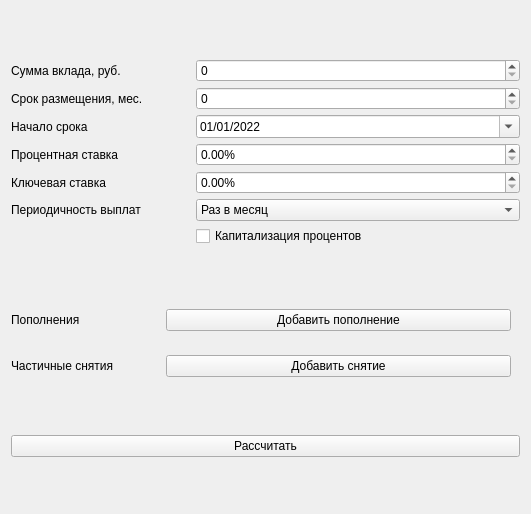
<?xml version="1.0" encoding="UTF-8"?>
<ui version="4.0">
 <class>DebitCalc</class>
 <widget class="QWidget" name="DebitCalc">
  <property name="geometry">
   <rect>
    <x>0</x>
    <y>0</y>
    <width>531</width>
    <height>514</height>
   </rect>
  </property>
  <property name="windowTitle">
   <string>Debit Calculator</string>
  </property>
  <layout class="QVBoxLayout" name="verticalLayout_3">
   <item>
    <layout class="QHBoxLayout" name="horizontalLayout">
     <item>
      <layout class="QVBoxLayout" name="verticalLayout_2">
       <property name="spacing">
        <number>5</number>
       </property>
       <property name="topMargin">
        <number>5</number>
       </property>
       <property name="bottomMargin">
        <number>5</number>
       </property>
       <item>
        <layout class="QHBoxLayout" name="horizontalLayout_2">
         <item>
          <widget class="QLabel" name="label_sum">
           <property name="sizePolicy">
            <sizepolicy hsizetype="Maximum" vsizetype="Preferred">
             <horstretch>0</horstretch>
             <verstretch>0</verstretch>
            </sizepolicy>
           </property>
           <property name="minimumSize">
            <size>
             <width>180</width>
             <height>0</height>
            </size>
           </property>
           <property name="text">
            <string>Сумма вклада, руб.</string>
           </property>
          </widget>
         </item>
         <item>
          <widget class="QDoubleSpinBox" name="doubleSpinBox_sum">
           <property name="decimals">
            <number>0</number>
           </property>
           <property name="maximum">
            <double>10000000000.000000000000000</double>
           </property>
           <property name="singleStep">
            <double>100.000000000000000</double>
           </property>
          </widget>
         </item>
        </layout>
       </item>
       <item>
        <layout class="QHBoxLayout" name="horizontalLayout_3">
         <item>
          <widget class="QLabel" name="label_2">
           <property name="sizePolicy">
            <sizepolicy hsizetype="Maximum" vsizetype="Preferred">
             <horstretch>0</horstretch>
             <verstretch>0</verstretch>
            </sizepolicy>
           </property>
           <property name="minimumSize">
            <size>
             <width>180</width>
             <height>0</height>
            </size>
           </property>
           <property name="text">
            <string>Срок размещения, мес.</string>
           </property>
          </widget>
         </item>
         <item>
          <widget class="QSpinBox" name="spinBox_duration">
           <property name="maximum">
            <number>10000</number>
           </property>
          </widget>
         </item>
        </layout>
       </item>
       <item>
        <layout class="QHBoxLayout" name="horizontalLayout_6">
         <item>
          <widget class="QLabel" name="label_7">
           <property name="sizePolicy">
            <sizepolicy hsizetype="Maximum" vsizetype="Preferred">
             <horstretch>0</horstretch>
             <verstretch>0</verstretch>
            </sizepolicy>
           </property>
           <property name="minimumSize">
            <size>
             <width>180</width>
             <height>0</height>
            </size>
           </property>
           <property name="text">
            <string>Начало срока</string>
           </property>
          </widget>
         </item>
         <item>
          <widget class="QDateEdit" name="dateEdit_start">
           <property name="sizePolicy">
            <sizepolicy hsizetype="Minimum" vsizetype="Fixed">
             <horstretch>0</horstretch>
             <verstretch>0</verstretch>
            </sizepolicy>
           </property>
           <property name="dateTime">
            <datetime>
             <hour>0</hour>
             <minute>0</minute>
             <second>0</second>
             <year>2022</year>
             <month>1</month>
             <day>1</day>
            </datetime>
           </property>
           <property name="displayFormat">
            <string>dd/MM/yyyy</string>
           </property>
           <property name="calendarPopup">
            <bool>true</bool>
           </property>
          </widget>
         </item>
        </layout>
       </item>
       <item>
        <layout class="QHBoxLayout" name="horizontalLayout_7">
         <item>
          <widget class="QLabel" name="label_3">
           <property name="sizePolicy">
            <sizepolicy hsizetype="Maximum" vsizetype="Preferred">
             <horstretch>0</horstretch>
             <verstretch>0</verstretch>
            </sizepolicy>
           </property>
           <property name="minimumSize">
            <size>
             <width>180</width>
             <height>0</height>
            </size>
           </property>
           <property name="text">
            <string>Процентная ставка</string>
           </property>
          </widget>
         </item>
         <item>
          <widget class="QDoubleSpinBox" name="doubleSpinBox_percentRate">
           <property name="sizePolicy">
            <sizepolicy hsizetype="Minimum" vsizetype="Maximum">
             <horstretch>0</horstretch>
             <verstretch>0</verstretch>
            </sizepolicy>
           </property>
           <property name="suffix">
            <string>%</string>
           </property>
           <property name="decimals">
            <number>2</number>
           </property>
          </widget>
         </item>
        </layout>
       </item>
       <item>
        <layout class="QHBoxLayout" name="horizontalLayout_11">
         <item>
          <widget class="QLabel" name="label_8">
           <property name="sizePolicy">
            <sizepolicy hsizetype="Maximum" vsizetype="Preferred">
             <horstretch>0</horstretch>
             <verstretch>0</verstretch>
            </sizepolicy>
           </property>
           <property name="minimumSize">
            <size>
             <width>180</width>
             <height>0</height>
            </size>
           </property>
           <property name="text">
            <string>Ключевая ставка</string>
           </property>
          </widget>
         </item>
         <item>
          <widget class="QDoubleSpinBox" name="doubleSpinBox_mainRate">
           <property name="sizePolicy">
            <sizepolicy hsizetype="Minimum" vsizetype="Maximum">
             <horstretch>0</horstretch>
             <verstretch>0</verstretch>
            </sizepolicy>
           </property>
           <property name="suffix">
            <string>%</string>
           </property>
           <property name="decimals">
            <number>2</number>
           </property>
          </widget>
         </item>
        </layout>
       </item>
       <item>
        <layout class="QHBoxLayout" name="horizontalLayout_9">
         <item>
          <widget class="QLabel" name="label_5">
           <property name="sizePolicy">
            <sizepolicy hsizetype="Maximum" vsizetype="Preferred">
             <horstretch>0</horstretch>
             <verstretch>0</verstretch>
            </sizepolicy>
           </property>
           <property name="minimumSize">
            <size>
             <width>180</width>
             <height>0</height>
            </size>
           </property>
           <property name="text">
            <string>Периодичность выплат</string>
           </property>
          </widget>
         </item>
         <item>
          <widget class="QComboBox" name="comboBox_regularity">
           <property name="sizePolicy">
            <sizepolicy hsizetype="Minimum" vsizetype="Maximum">
             <horstretch>0</horstretch>
             <verstretch>0</verstretch>
            </sizepolicy>
           </property>
           <item>
            <property name="text">
             <string>Раз в месяц</string>
            </property>
           </item>
           <item>
            <property name="text">
             <string>Раз в квартал</string>
            </property>
           </item>
           <item>
            <property name="text">
             <string>Раз в полгода</string>
            </property>
           </item>
           <item>
            <property name="text">
             <string>Раз в год</string>
            </property>
           </item>
           <item>
            <property name="text">
             <string>В конце срока</string>
            </property>
           </item>
          </widget>
         </item>
        </layout>
       </item>
       <item>
        <layout class="QHBoxLayout" name="horizontalLayout_8">
         <item>
          <spacer name="horizontalSpacer">
           <property name="orientation">
            <enum>Qt::Horizontal</enum>
           </property>
           <property name="sizeType">
            <enum>QSizePolicy::Maximum</enum>
           </property>
           <property name="sizeHint" stdset="0">
            <size>
             <width>185</width>
             <height>20</height>
            </size>
           </property>
          </spacer>
         </item>
         <item>
          <widget class="QCheckBox" name="checkBox_capitaliztion">
           <property name="sizePolicy">
            <sizepolicy hsizetype="Minimum" vsizetype="Maximum">
             <horstretch>0</horstretch>
             <verstretch>0</verstretch>
            </sizepolicy>
           </property>
           <property name="mouseTracking">
            <bool>true</bool>
           </property>
           <property name="acceptDrops">
            <bool>false</bool>
           </property>
           <property name="toolTipDuration">
            <number>0</number>
           </property>
           <property name="layoutDirection">
            <enum>Qt::LeftToRight</enum>
           </property>
           <property name="autoFillBackground">
            <bool>false</bool>
           </property>
           <property name="text">
            <string>Капитализация процентов</string>
           </property>
           <property name="iconSize">
            <size>
             <width>16</width>
             <height>16</height>
            </size>
           </property>
          </widget>
         </item>
        </layout>
       </item>
      </layout>
     </item>
    </layout>
   </item>
   <item>
    <layout class="QVBoxLayout" name="verticalLayout_5">
     <item>
      <layout class="QHBoxLayout" name="horizontalLayout_4">
       <item>
        <widget class="QLabel" name="label_add">
         <property name="sizePolicy">
          <sizepolicy hsizetype="Maximum" vsizetype="Maximum">
           <horstretch>0</horstretch>
           <verstretch>0</verstretch>
          </sizepolicy>
         </property>
         <property name="minimumSize">
          <size>
           <width>140</width>
           <height>0</height>
          </size>
         </property>
         <property name="text">
          <string>Пополнения</string>
         </property>
        </widget>
       </item>
       <item>
        <widget class="QFrame" name="frame_add">
         <property name="sizePolicy">
          <sizepolicy hsizetype="Preferred" vsizetype="Maximum">
           <horstretch>0</horstretch>
           <verstretch>0</verstretch>
          </sizepolicy>
         </property>
         <layout class="QVBoxLayout" name="verticalLayout_add">
          <item>
           <widget class="QPushButton" name="pushButton_add">
            <property name="text">
             <string>Добавить пополнение</string>
            </property>
           </widget>
          </item>
         </layout>
        </widget>
       </item>
      </layout>
     </item>
     <item>
      <layout class="QHBoxLayout" name="horizontalLayout_5">
       <item>
        <widget class="QLabel" name="label_remove">
         <property name="sizePolicy">
          <sizepolicy hsizetype="Maximum" vsizetype="Maximum">
           <horstretch>0</horstretch>
           <verstretch>0</verstretch>
          </sizepolicy>
         </property>
         <property name="minimumSize">
          <size>
           <width>140</width>
           <height>0</height>
          </size>
         </property>
         <property name="text">
          <string>Частичные снятия</string>
         </property>
        </widget>
       </item>
       <item>
        <widget class="QFrame" name="frame_remove">
         <property name="sizePolicy">
          <sizepolicy hsizetype="Preferred" vsizetype="Maximum">
           <horstretch>0</horstretch>
           <verstretch>0</verstretch>
          </sizepolicy>
         </property>
         <layout class="QVBoxLayout" name="verticalLayout_remove">
          <item>
           <widget class="QPushButton" name="pushButton_remove">
            <property name="text">
             <string>Добавить снятие</string>
            </property>
           </widget>
          </item>
         </layout>
        </widget>
       </item>
      </layout>
     </item>
    </layout>
   </item>
   <item>
    <widget class="QPushButton" name="pushButton_calculate">
     <property name="text">
      <string>Рассчитать</string>
     </property>
    </widget>
   </item>
  </layout>
 </widget>
 <resources/>
 <connections/>
</ui>
